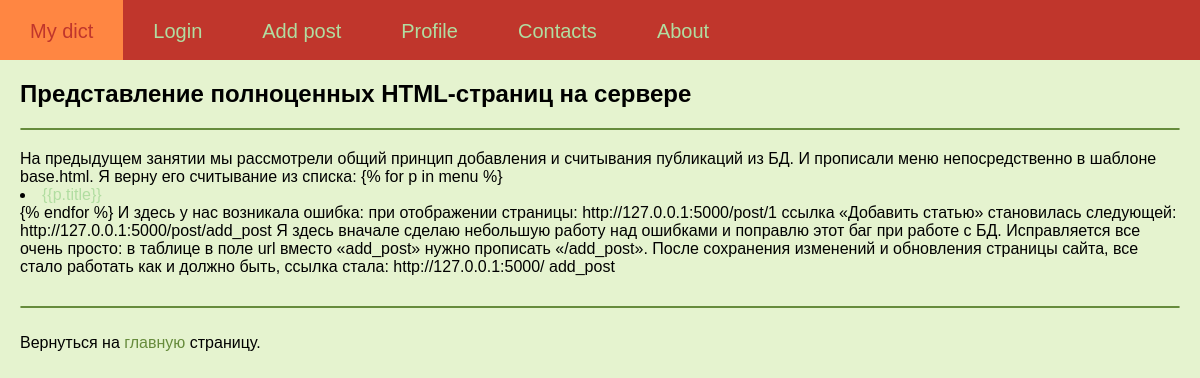
The app's page /post/html with its own data.
### tables this page shows
CREATE TABLE posts (
id integer PRIMARY KEY AUTOINCREMENT,
title text NOT NULL,
text text NOT NULL,
url text NOT NULL,
time integer NOT NULL
);

### testApp.py (the view)
@app.route("/post/<alias>")
def showPost(alias):
    title, post = dbase.getPost(alias)
    if not title:
        abort(404)
    return render_template('post.html', menu=menu, my_text=title, post=post)

### FDataBase.py (called while the page is built)
    def getPost(self, alias):
        try:
            self.__cur.execute(f"SELECT title, text FROM posts WHERE url LIKE '{alias}' LIMIT 1")
            res = self.__cur.fetchone()
            if res:
                return res
        except sqlite3.Error as e:
            print("Ошибка получения статьи из БД " + str(e))
        return (False, False)

### testApp.py (called while the page is built)
def connect_db():
    conn = sqlite3.connect(app.config['DATABASE'])
    conn.row_factory = sqlite3.Row
    return conn

def get_db():
    if not hasattr(g, 'link_db'):
        g.link_db = connect_db()
    return g.link_db

@app.before_request
def before_request():
    global dbase
    db = get_db()
    dbase = FDataBase(db)

### templates/post.html
{% extends 'index.html' %}
{% block content %}
{{ post | safe}}
{% endblock %}

### templates/index.html (shortened to what this page needs)
<!DOCTYPE html>
<html lang="en">
    <link type="text/css" href={{url_for('static', filename="css/style.css")}} rel="stylesheet" />
    <head>
    </head>
    <body>
        <div class="mainmenu">
            {% for m in menu %}
                <a href="{{m.url}}">
                    <div class="block">
                        {{m.title}}
                    </div>
                </a>
            {% endfor %}
        </div>
        <div class="content">
            <h2>{{ my_text }}</h2>
            <hr>
            <div class="between_hr">
                {% block content %}{% endblock %}
            </div>
            <hr>
            <br>Вернуться на <a class="my_a" href="/dict">главную</a> страницу.
        </div>
    </body>
</html>

### static/css/style.css (style rules this page uses)
body { font-family: 'Arial'; margin: 0px; padding 0px; height: 100%; width: 100%; background-color: #E5F3CF; }
.mainmenu { background: #C0362C; height: 60px; margin: 0; font-size: 20px; overflow: hidden; }
.block { float: left; height: 60px; padding: 20px 30px 20px 30px ; }
a { color: #B1DDA1; text-decoration: none; }
.content { margin: 20px; color: black; }
.between_hr { margin: 20px 0px 30px 0px; }
hr { border: 1.25px solid #668B3C; border-radius: 1px; }
.my_a { color: #668B3C; }

### records on screen
posts: title "Представление полноценных HTML-страниц на сервере", text "На предыдущем занятии мы рассмотрели общий принцип добавления и считывания публикаций из БД. И прописали меню непосредственно в шаблоне base.html. Я верну его считывание из списка: {% for p in menu %} {{p.title}} {% endfor %} И здесь у нас возникала ошибка: при отображении страницы: http://127.0.0.1:5000/post/1 ссылка «Добавить статью» становилась следующей: http://127.0.0.1:5000/post/add_post Я здесь вначале сделаю небольшую работу над ошибками и поправлю этот баг при работе с БД. Исправляется все очень просто: в таблице в поле url вместо «add_post» нужно прописать «/add_post». После сохранения изменений и обновления страницы сайта, все стало работать как и должно быть, ссылка стала:…"

### other values on screen
{{ m.title }} "My dict" "Login" "Add post" "Profile" "Contacts" "About"
